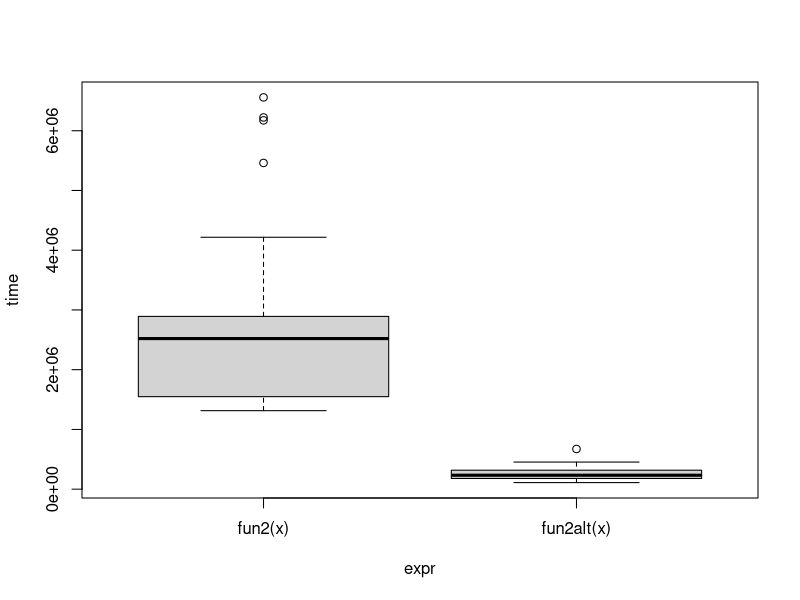

Write R code to recreate this figure. (Note: this script raises an error after producing the figure.)
## ---- chunk 1
knitr::opts_chunk$set(include  = TRUE)
## ---- chunk 2
library(microbenchmark)
## ---- chunk 3
fun1 <- function(n = 100, k = 4, lambda = 4) {
  x <- NULL
  for (i in 1:n)
    x <- rbind(x, rpois(k, lambda))
  x
}
fun1alt <- function(n = 100, k = 4, lambda = 4) {
  matrix(rpois(n * k, lambda = lambda), ncol = k)
}
# Benchmarking
microbenchmark::microbenchmark(
  fun1(100),
  fun1alt(100), unit = "relative"
)
## ---- chunk 4
# Data Generating Process (10 x 10,000 matrix)
set.seed(1234)
x <- matrix(rnorm(1e4), nrow=10)
# Find each column's max value
fun2 <- function(x) {
  apply(x, 2, max)
}
fun2alt <- function(x) {
  # YOUR CODE HERE
  x[cbind(max.col(t(x)), 1:ncol(x))]
}
# Benchmarking
ans_benchmark <- microbenchmark::microbenchmark(
  fun2(x),
  fun2alt(x), unit = "relative"
)
plot(ans_benchmark)
## ---- chunk 5
library(parallel)
my_boot <- function(dat, stat, R, ncpus = 1L) {
  
  # Getting the random indices
  n <- nrow(dat)
  idx <- matrix(sample.int(n, n*R, TRUE), nrow=n, ncol=R)
 
  # Making the cluster using `ncpus`
  # STEP 1: Make cluster
  cl <- makePSOCKcluster(ncpus)
  # on.exit(stopCluster(cl))
  
  # STEP 2: Set it up (export data if needed), idx, dat
  clusterExport(cl, varlist = c("idx", "dat", "stat"), envir = environment())
  # clusterSetRNGStream(cl, 12312)
  # clusterEvalQ(cl, library(ggplot2))
  
  # STEP 3: THIS FUNCTION NEEDS TO BE REPLACES WITH parLapply
  ans <- parLapply(cl, seq_len(R), function(i) {
    stat(dat[idx[,i], , drop=FALSE])
  })
  
  # Coercing the list into a matrix
  ans <- do.call(rbind, ans)
  
  # STEP 4: stop the cluster
  stopCluster(cl)
  
  ans
  
}
## ---- chunk 6
# Bootstrap of an OLS
my_stat <- function(d) coef(lm(y ~ x, data=d))
# DATA SIM
set.seed(1)
n <- 500
R <- 1000
x <- cbind(rnorm(n))
y <- x*5 + rnorm(n)
# Checking if we get something similar as lm
ans0 <- confint(lm(y~x))
ans1 <- my_boot(
  dat   = data.frame(x, y),
  stat  = my_stat,
  R     = R,
  ncpus = 2L
  )
# You should get something like this
t(apply(ans1, 2, quantile, c(.025,.975)))
##                   2.5%      97.5%
## (Intercept) -0.1372435 0.05074397
## x            4.8680977 5.04539763
ans0
##                  2.5 %     97.5 %
## (Intercept) -0.1379033 0.04797344
## x            4.8650100 5.04883353
## ---- chunk 7
system.time(my_boot(dat = data.frame(x, y), my_stat, R = 3000, ncpus = 1L))
system.time(my_boot(dat = data.frame(x, y), my_stat, R = 3000, ncpus = 2))
